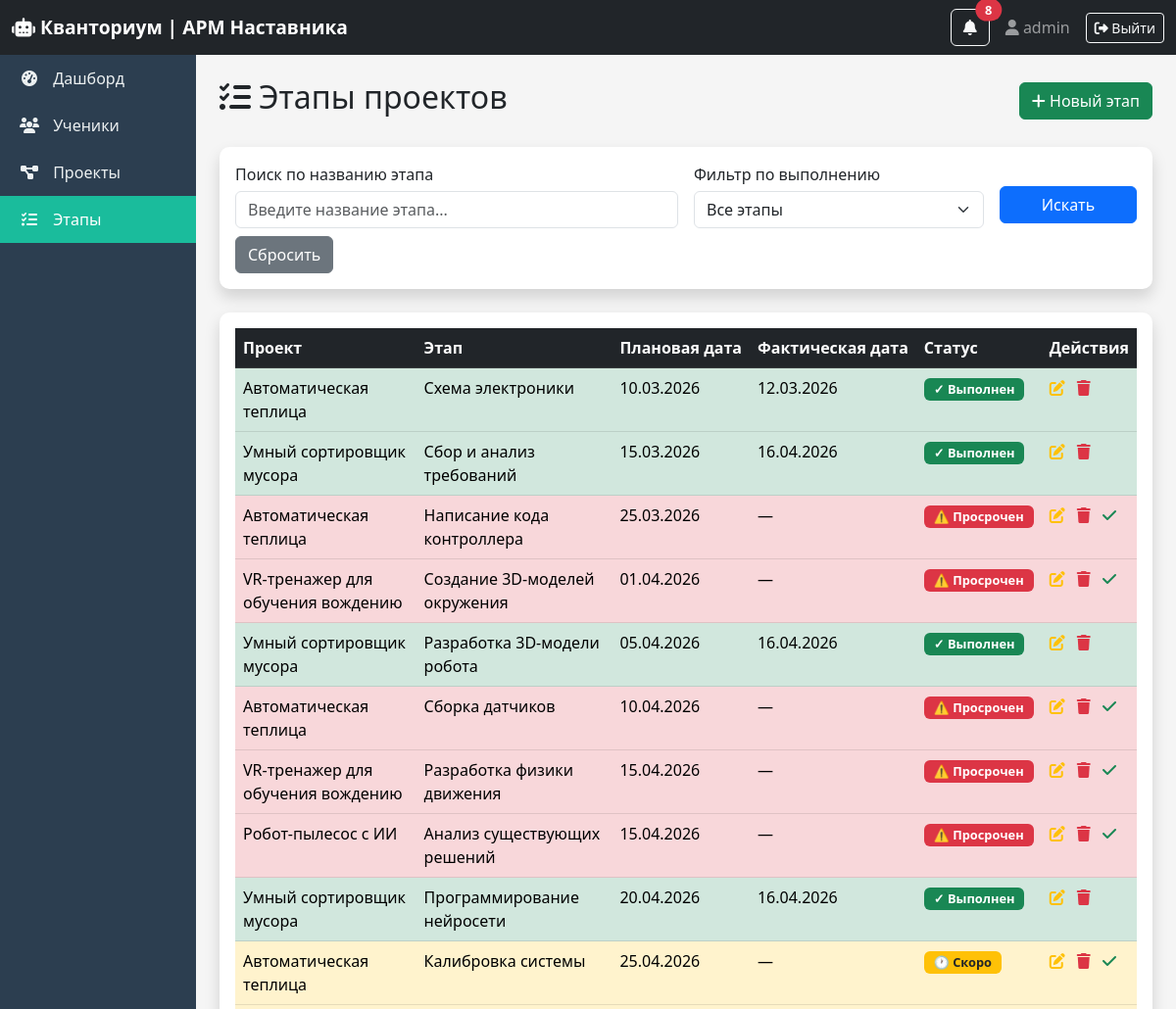
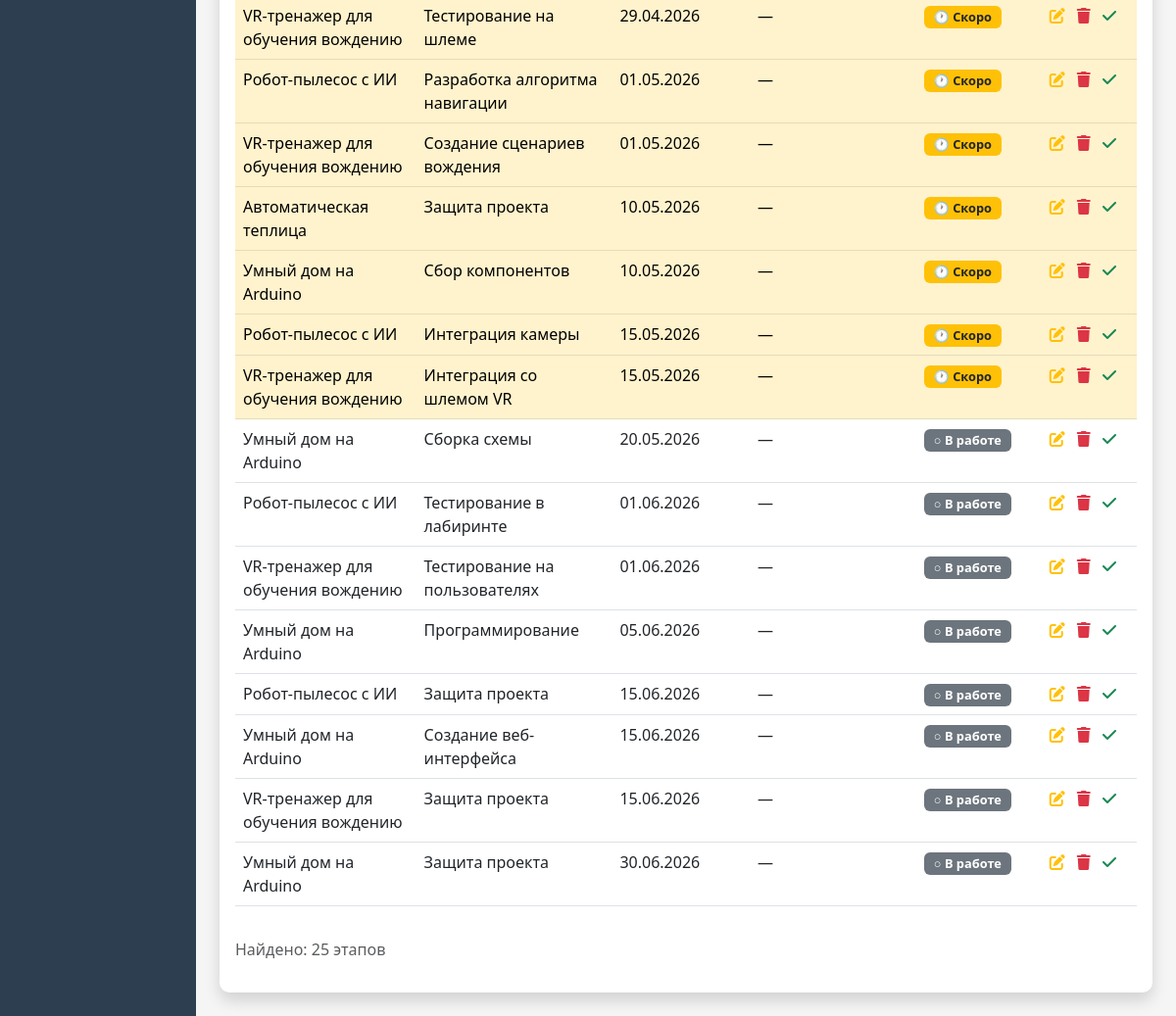
The page /stages/ (signed in) on the database its author committed (2 pictures, top to bottom).
### core/models.py (models this page shows, shortened)
class ProjectStage(models.Model):
    project = models.ForeignKey(Project, on_delete=models.CASCADE, verbose_name="Проект")
    stage_name = models.CharField(max_length=100, verbose_name="Название этапа")
    planned_date = models.DateField(verbose_name="Плановая дата")
    actual_date = models.DateField(null=True, blank=True, verbose_name="Фактическая дата")
    is_completed = models.BooleanField(default=False, verbose_name="Выполнен")
    comment = models.TextField(blank=True, verbose_name="Комментарий наставника")
    class Meta:
        verbose_name = "Этап проекта"
        verbose_name_plural = "Этапы проектов"
        ordering = ['planned_date']  # Сортировка по дате

class Project(models.Model):
    STATUS_CHOICES = [
        ('idea', 'Идея'),
        ('development', 'В разработке'),
        ('review', 'На проверке'),
        ('completed', 'Завершен'),
        ('defended', 'Защищен'),
    ]
    name = models.CharField(max_length=200, verbose_name="Название проекта")
    description = models.TextField(verbose_name="Описание")
    student = models.ForeignKey(Student, on_delete=models.CASCADE, verbose_name="Обучающийся")
    status = models.CharField(max_length=20, choices=STATUS_CHOICES, default='idea', verbose_name="Статус")
    created_at = models.DateTimeField(auto_now_add=True, verbose_name="Дата создания")
    updated_at = models.DateTimeField(auto_now=True, verbose_name="Дата обновления")
    class Meta:
        verbose_name = "Проект"
        verbose_name_plural = "Проекты"

### core/views.py (the view)
# urls.py: path('stages/', views.stage_list, name='stage_list'),
@login_required
def stage_list(request):
    stages = ProjectStage.objects.all().order_by('planned_date')
    today = date.today()
    current_mentor = get_user_mentor(request)
    is_superuser = request.user.is_superuser
    is_methodist = request.user.groups.filter(name='Методист').exists()
    can_edit = user_can_edit(request)
    mentor_filter = request.GET.get('mentor_filter', '')
    if is_methodist or mentor_filter == 'all':
        stages = ProjectStage.objects.all().order_by('planned_date')
    elif mentor_filter and mentor_filter != 'my':
        try:
            stages = stages.filter(project__student__mentor_id=int(mentor_filter)).order_by('planned_date')
        except:
            pass
    else:
        if not is_superuser and current_mentor:
            stages = stages.filter(project__student__mentor=current_mentor).order_by('planned_date')
    search_query = request.GET.get('search', '')
    if search_query:
        stages = stages.filter(stage_name__icontains=search_query)
    completed_filter = request.GET.get('completed', '')
    if completed_filter == 'completed':
        stages = stages.filter(is_completed=True)
    elif completed_filter == 'not_completed':
        stages = stages.filter(is_completed=False)
    for stage in stages:
        if stage.is_completed:
            stage.urgency_status = 'success'
            stage.days_left = None
        else:
            days_left = (stage.planned_date - today).days
            stage.days_left = days_left
            if days_left < 0:
                stage.urgency_status = 'danger'
            elif days_left <= 7:
                stage.urgency_status = 'danger'
            elif days_left <= 30:
                stage.urgency_status = 'warning'
            else:
                stage.urgency_status = 'secondary'
    mentors = Mentor.objects.all()
    context = {
        'stages': stages,
        'search_query': search_query,
        'completed_filter': completed_filter,
        'today': today,
        'mentors': mentors,
        'mentor_filter': mentor_filter,
        'is_superuser': is_superuser,
        'can_edit': can_edit,
        'is_methodist': is_methodist,
    }
    return render(request, 'core/stage_list.html', context)

### core/views.py (called while the page is built)
def get_user_mentor(request):
    if not request.user.is_authenticated:
        return None
    try:
        return request.user.mentor
    except:
        return None

def user_can_edit(request):
    if request.user.is_superuser:
        return True
    if request.user.username == 'metodist':
        return False
    return True

### core/templates/core/stage_list.html (shortened to what this page needs)
{% extends 'core/base.html' %}
{% block content %}
<div class="d-flex justify-content-between align-items-center mb-4">
    <h2><i class="fas fa-tasks"></i> Этапы проектов</h2>
    {% if user.is_superuser or user.username != 'metodist' %}
    <a href="{% url 'stage_create' %}" class="btn btn-success">
        <i class="fas fa-plus"></i> Новый этап
    </a>
    {% endif %}
</div>
<div class="card shadow mb-4">
    <div class="card-body">
        <form method="get" class="row g-3">
            <div class="col-md-6">
                <label for="search" class="form-label">Поиск по названию этапа</label>
                <input type="text" name="search" id="search" class="form-control"
                       placeholder="Введите название этапа..." value="{{ search_query }}">
            </div>
            <div class="col-md-4">
                <label for="completed" class="form-label">Фильтр по выполнению</label>
                <select name="completed" id="completed" class="form-select">
                    <option value="">Все этапы</option>
                </select>
            </div>
            <div class="col-md-2">
                <button type="submit" class="btn btn-primary w-100 mt-4">Искать</button>
            </div>
        </form>
        <div class="row mt-2">
            <div class="col-12">
                <a href="{% url 'stage_list' %}" class="btn btn-secondary">Сбросить</a>
            </div>
        </div>
    </div>
</div>
<div class="card shadow">
    <div class="card-body">
        <div class="table-wrapper">
            <table class="table table-hover">
                <thead class="table-dark">
                    <tr>
                        <th>Проект</th>
                        <th>Этап</th>
                        <th>Плановая дата</th>
                        <th>Фактическая дата</th>
                        <th>Статус</th>
                        <th>Действия</th>
                    </tr>
                </thead>
                <tbody>
                    {% for stage in stages %}
                    <tr class="{% if stage.is_completed %}table-success{% elif stage.days_left < 0 %}table-danger{% elif stage.days_left <= 7 %}table-danger{% elif stage.days_left <= 30 %}table-warning{% endif %}">
                        <td>{{ stage.project.name }}</a></td>
                        <td>{{ stage.stage_name }}</a></td>
                        <td>{{ stage.planned_date|date:"d.m.Y" }}</a></td>
                        <td>{{ stage.actual_date|date:"d.m.Y"|default:"—" }}</a></td>
                        <td>
                            {% if stage.is_completed %}
                                <span class="badge bg-success">✓ Выполнен</span>
                            {% else %}
                                {% if stage.days_left < 0 %}
                                    <span class="badge bg-danger">⚠️ Просрочен</span>
                                {% elif stage.days_left <= 7 %}
                                    <span class="badge bg-danger">⚠️ Срочно!</span>
                                {% elif stage.days_left <= 30 %}
                                    <span class="badge bg-warning text-dark">🕐 Скоро</span>
                                {% else %}
                                    <span class="badge bg-secondary">○ В работе</span>
                                {% endif %}
                            {% endif %}
                        </a></td>
                        <td class="text-nowrap">
                            {% if user.is_superuser or user.username != 'metodist' %}
                            <a href="{% url 'stage_edit' stage.id %}" class="text-warning me-2"><i class="fas fa-edit"></i></a>
                            <a href="{% url 'stage_delete' stage.id %}" class="text-danger me-2"><i class="fas fa-trash"></i></a>
                            {% if not stage.is_completed %}
                            <a href="{% url 'stage_mark_complete' stage.id %}" class="text-success" onclick="return confirm('Отметить выполненным?')"><i class="fas fa-check"></i></a>
                            {% endif %}
                            {% else %}
                            <span class="text-muted">—</span>
                            {% endif %}
                        </a></td>
                    </tr>
                    {% empty %}
                    <tr>
                        <td colspan="6" class="text-center">Нет этапов</a></td>
                    </tr>
                    {% endfor %}
                </tbody>
            </table>
        </div>
        <p class="text-muted mt-3">Найдено: {{ stages|length }} этапов</p>
    </div>
</div>
{% endblock %}

### core/templates/core/base.html (shortened to what this page needs)
<!DOCTYPE html>
<html lang="ru">
<head>
    <link href="https://cdn.jsdelivr.net/npm/bootstrap@5.3.0/dist/css/bootstrap.min.css" rel="stylesheet">
    <link rel="stylesheet" href="https://cdnjs.cloudflare.com/ajax/libs/font-awesome/6.4.0/css/all.min.css">
</head>
<body>
    <nav class="navbar navbar-dark bg-dark">
        <div class="container-fluid">
            <a class="navbar-brand" href="{% url 'dashboard' %}"><i class="fas fa-robot"></i> Кванториум | АРМ Наставника</a>
            <div class="d-flex align-items-center">
                <div class="dropdown me-3">
                    <button type="button" class="btn btn-outline-light position-relative" data-bs-toggle="dropdown">
                        <i class="fas fa-bell"></i>
                        {% if urgent_notifications_count > 0 %}
                        <span class="position-absolute top-0 start-100 translate-middle badge rounded-pill bg-danger animate-pulse">{{ urgent_notifications_count }}</span>
                        {% endif %}
                    </button>
                </div>
                <span class="navbar-text me-3"><i class="fas fa-user"></i> {{ user.first_name|default:user.username }}</span>
                <a href="{% url 'logout' %}" class="btn btn-outline-light btn-sm"><i class="fas fa-sign-out-alt"></i> Выйти</a>
            </div>
        </div>
    </nav>
    <div class="container-fluid">
        <div class="row">
            <div class="col-12 col-md-2 p-0 sidebar">
                <div class="nav flex-column flex-md-column flex-row flex-wrap">
                    <a class="nav-link" href="{% url 'dashboard' %}"><i class="fas fa-tachometer-alt"></i> Дашборд</a>
                    <a class="nav-link" href="{% url 'student_list' %}"><i class="fas fa-users"></i> Ученики</a>
                    <a class="nav-link" href="{% url 'project_list' %}"><i class="fas fa-project-diagram"></i> Проекты</a>
                    <a class="nav-link" href="{% url 'stage_list' %}"><i class="fas fa-tasks"></i> Этапы</a>
                </div>
            </div>
            <div class="col-12 col-md-10 p-4 main-content">{% block content %}{% endblock %}</div>
        </div>
    </div>
</body>
</html>

### core/templates/core/base.html (style rules this page uses)
* { margin: 0; padding: 0; box-sizing: border-box; }
body { background-color: #f5f5f5; font-family: 'Segoe UI', Tahoma, Geneva, Verdana, sans-serif; }
.navbar-brand { font-weight: bold; font-size: 1.2rem; }
.sidebar { min-height: calc(100vh - 56px); background-color: #2c3e50; transition: all 0.3s ease; }
.sidebar .nav-link { color: #ecf0f1; padding: 12px 20px; transition: all 0.3s ease; white-space: nowrap; }
.sidebar .nav-link i { margin-right: 10px; width: 20px; text-align: center; }
.sidebar .nav-link.active { background-color: #1abc9c; color: white; }
.main-content { min-height: calc(100vh - 56px); background-color: #f5f5f5; }
.table-wrapper { overflow-x: auto; -webkit-overflow-scrolling: touch; }
.table-wrapper table { min-width: 600px; width: 100%; }
.table th { white-space: nowrap; }
.table-danger { background-color: #f8d7da !important; }
.table-warning { background-color: #fff3cd !important; }
.table-success { background-color: #d1e7dd !important; }
.animate-pulse { animation: pulse 1.5s infinite; }
.form-label { font-weight: 500; margin-bottom: 5px; }
.card { border: none; border-radius: 10px; }
.card.shadow { box-shadow: 0 5px 15px rgba(0,0,0,0.08); }
.badge { font-size: 0.8rem; padding: 5px 10px; }

### rows shown on the page
ProjectStage: project.name "Автоматическая теплица", stage_name "Схема электроники", planned_date "10.03.2026", actual_date "12.03.2026", is_completed "✓ Выполнен"
ProjectStage: project.name "Умный сортировщик мусора", stage_name "Сбор и анализ требований", planned_date "15.03.2026", actual_date "16.04.2026", is_completed "✓ Выполнен"
ProjectStage: project.name "Автоматическая теплица", stage_name "Написание кода контроллера", planned_date "25.03.2026", actual_date "—", is_completed "⚠️ Просрочен"
ProjectStage: project.name "VR-тренажер для обучения вождению", stage_name "Создание 3D-моделей окружения", planned_date "01.04.2026", actual_date "—", is_completed "⚠️ Просрочен"
ProjectStage: project.name "Умный сортировщик мусора", stage_name "Разработка 3D-модели робота", planned_date "05.04.2026", actual_date "16.04.2026", is_completed "✓ Выполнен"
ProjectStage: project.name "Автоматическая теплица", stage_name "Сборка датчиков", planned_date "10.04.2026", actual_date "—", is_completed "⚠️ Просрочен"
ProjectStage: project.name "VR-тренажер для обучения вождению", stage_name "Разработка физики движения", planned_date "15.04.2026", actual_date "—", is_completed "⚠️ Просрочен"
ProjectStage: project.name "Робот-пылесос с ИИ", stage_name "Анализ существующих решений", planned_date "15.04.2026", actual_date "—", is_completed "⚠️ Просрочен"
ProjectStage: project.name "Умный сортировщик мусора", stage_name "Программирование нейросети", planned_date "20.04.2026", actual_date "16.04.2026", is_completed "✓ Выполнен"
ProjectStage: project.name "Автоматическая теплица", stage_name "Калибровка системы", planned_date "25.04.2026", actual_date "—", is_completed "🕐 Скоро"
ProjectStage: project.name "VR-тренажер для обучения вождению", stage_name "Тестирование на шлеме", planned_date "29.04.2026", actual_date "—", is_completed "🕐 Скоро"
ProjectStage: project.name "Робот-пылесос с ИИ", stage_name "Разработка алгоритма навигации", planned_date "01.05.2026", actual_date "—", is_completed "🕐 Скоро"
ProjectStage: project.name "VR-тренажер для обучения вождению", stage_name "Создание сценариев вождения", planned_date "01.05.2026", actual_date "—", is_completed "🕐 Скоро"
ProjectStage: project.name "Автоматическая теплица", stage_name "Защита проекта", planned_date "10.05.2026", actual_date "—", is_completed "🕐 Скоро"
ProjectStage: project.name "Умный дом на Arduino", stage_name "Сбор компонентов", planned_date "10.05.2026", actual_date "—", is_completed "🕐 Скоро"
ProjectStage: project.name "Робот-пылесос с ИИ", stage_name "Интеграция камеры", planned_date "15.05.2026", actual_date "—", is_completed "🕐 Скоро"
ProjectStage: project.name "VR-тренажер для обучения вождению", stage_name "Интеграция со шлемом VR", planned_date "15.05.2026", actual_date "—", is_completed "🕐 Скоро"
ProjectStage: project.name "Умный дом на Arduino", stage_name "Сборка схемы", planned_date "20.05.2026", actual_date "—", is_completed "○ В работе"
ProjectStage: project.name "Робот-пылесос с ИИ", stage_name "Тестирование в лабиринте", planned_date "01.06.2026", actual_date "—", is_completed "○ В работе"
ProjectStage: project.name "VR-тренажер для обучения вождению", stage_name "Тестирование на пользователях", planned_date "01.06.2026", actual_date "—", is_completed "○ В работе"
ProjectStage: project.name "Умный дом на Arduino", stage_name "Программирование", planned_date "05.06.2026", actual_date "—", is_completed "○ В работе"
ProjectStage: project.name "Робот-пылесос с ИИ", stage_name "Защита проекта", planned_date "15.06.2026", actual_date "—", is_completed "○ В работе"
ProjectStage: project.name "Умный дом на Arduino", stage_name "Создание веб-интерфейса", planned_date "15.06.2026", actual_date "—", is_completed "○ В работе"
ProjectStage: project.name "VR-тренажер для обучения вождению", stage_name "Защита проекта", planned_date "15.06.2026", actual_date "—", is_completed "○ В работе"
ProjectStage: project.name "Умный дом на Arduino", stage_name "Защита проекта", planned_date "30.06.2026", actual_date "—", is_completed "○ В работе"

### other values the page prints
{{ urgent_notifications_count }} "8"
{{ user.first_name|default:user.username }} "admin"
{{ stages|length }} "25"
